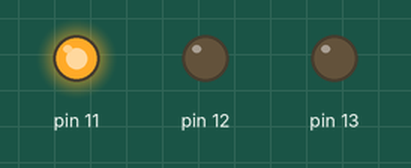
Bench run of a sketch on a simulated Arduino Uno, built with avr-gcc and run on an emulated ATmega328P. Parts: output pins drawn as LEDs (lit = HIGH).

Above: at 0.3 s.
At 1.5 s:
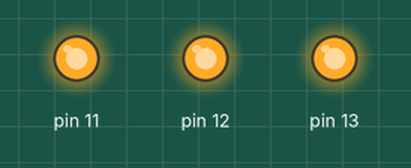
At 2.1 s:
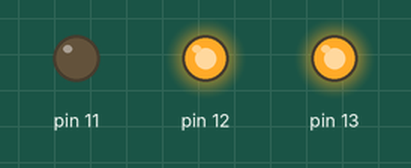
At 2.7 s:
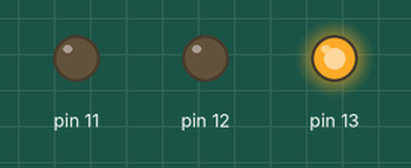
At 4.5 s:
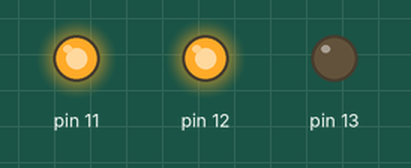
At 6.9 s:
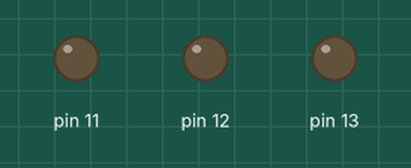
Timing chart, 0 to 8.3 s (numbered marks = the images above):
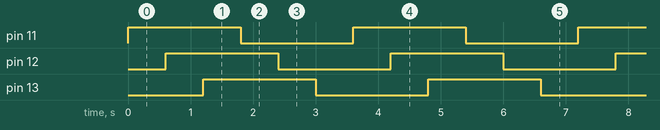

Measured:
- by itself, pin 11–13: alternates HIGH for 1.8 s and LOW for 1.8 s
- by itself, everything shown: repeats every 3.6 s, in 6 steps

The sketch:

BoardIdleSketch.ino
```cpp
void setup()
{
  pinMode(11,OUTPUT);
  pinMode(12,OUTPUT);
  pinMode(13,OUTPUT);
}

void loop()
{
  digitalWrite(11,HIGH);
  delay(600);
  digitalWrite(12,HIGH);
  delay(600);
  digitalWrite(13,HIGH);
  delay(600);
  digitalWrite(11,LOW);
  delay(600);
  digitalWrite(12,LOW);
  delay(600);
  digitalWrite(13,LOW);
  delay(600);

}
```
